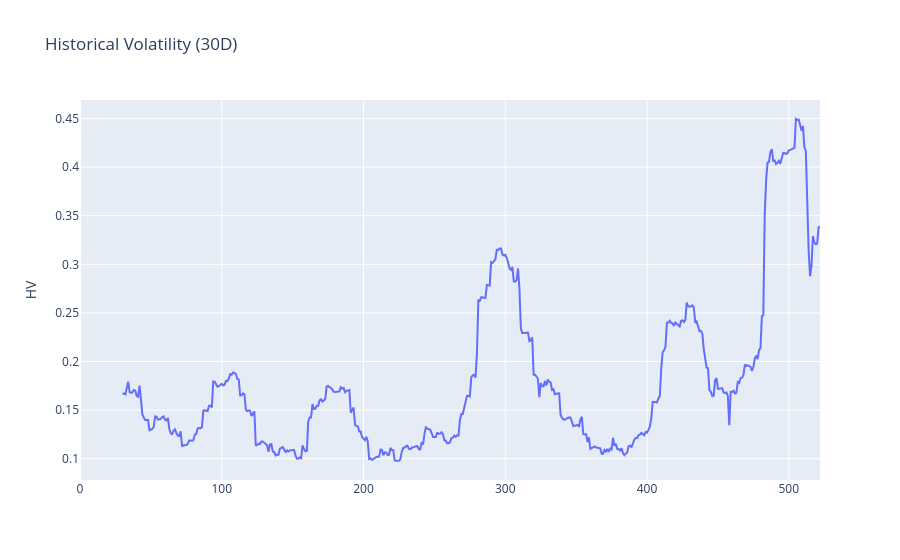

Write notebook code for a chart like this one.
### Code cell
# Step 6) Plot Historical Volatility (HV Only)
fig = go.Figure()
fig.add_trace(go.Scatter(x=hist_vol_30d.index, y=hist_vol_30d))
fig.update_layout(title="Historical Volatility (30D)", yaxis_title="HV")
fig.show()

### Figure 1 — Plotly figure (JSON) as saved in the notebook; plotly's stock layout.template omitted (floating-point values rounded to 4 significant figures; data arrays with more than 128 entries replaced by an {"elided": "..."} marker saying what was removed)
{"data": [{"type": "scatter", "x": {"elided": "523 int values"}, "y": {"elided": "523 float values"}}], "layout": {"title": {"text": "Historical Volatility (30D)"}, "yaxis": {"title": {"text": "HV"}}}}
